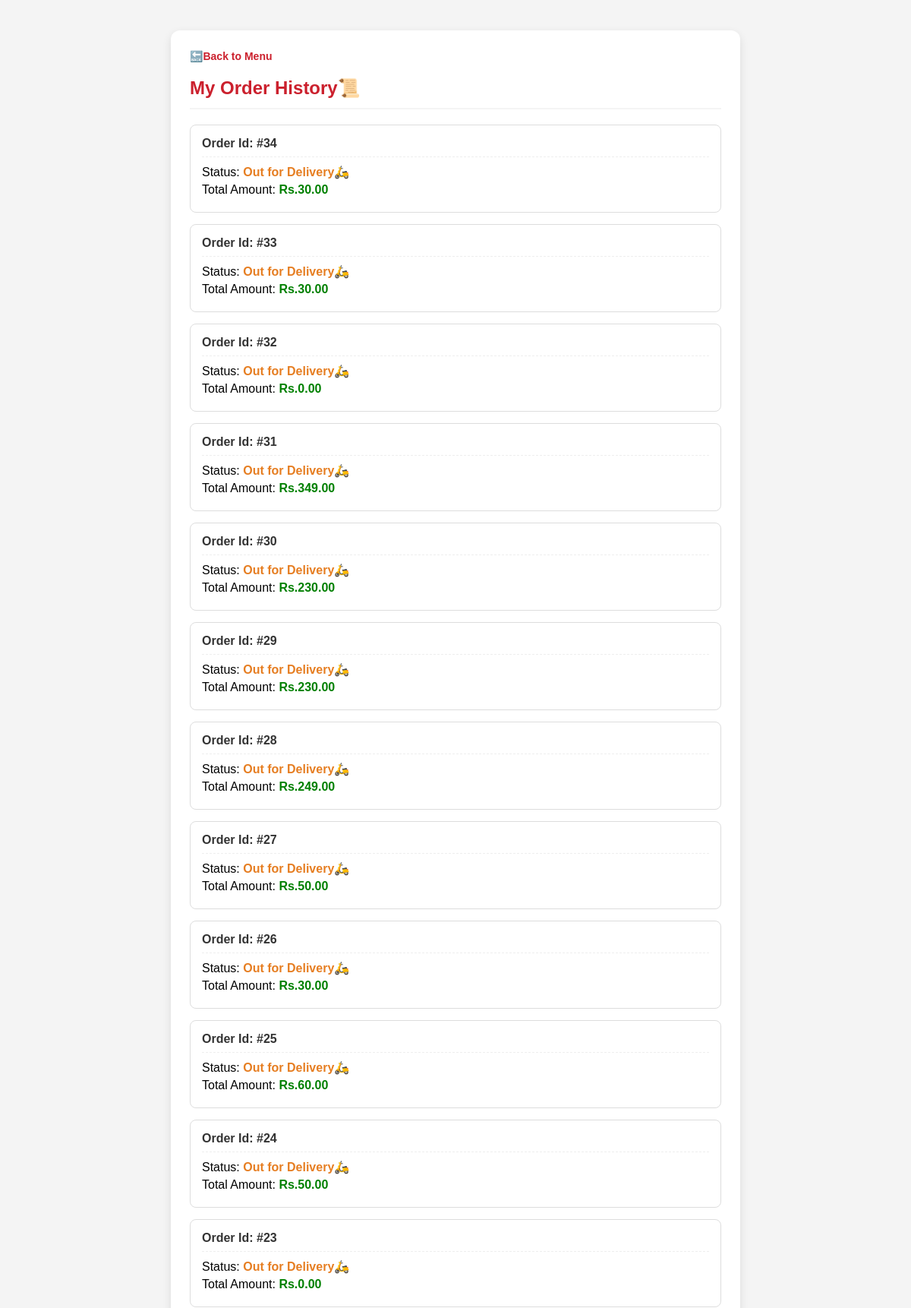
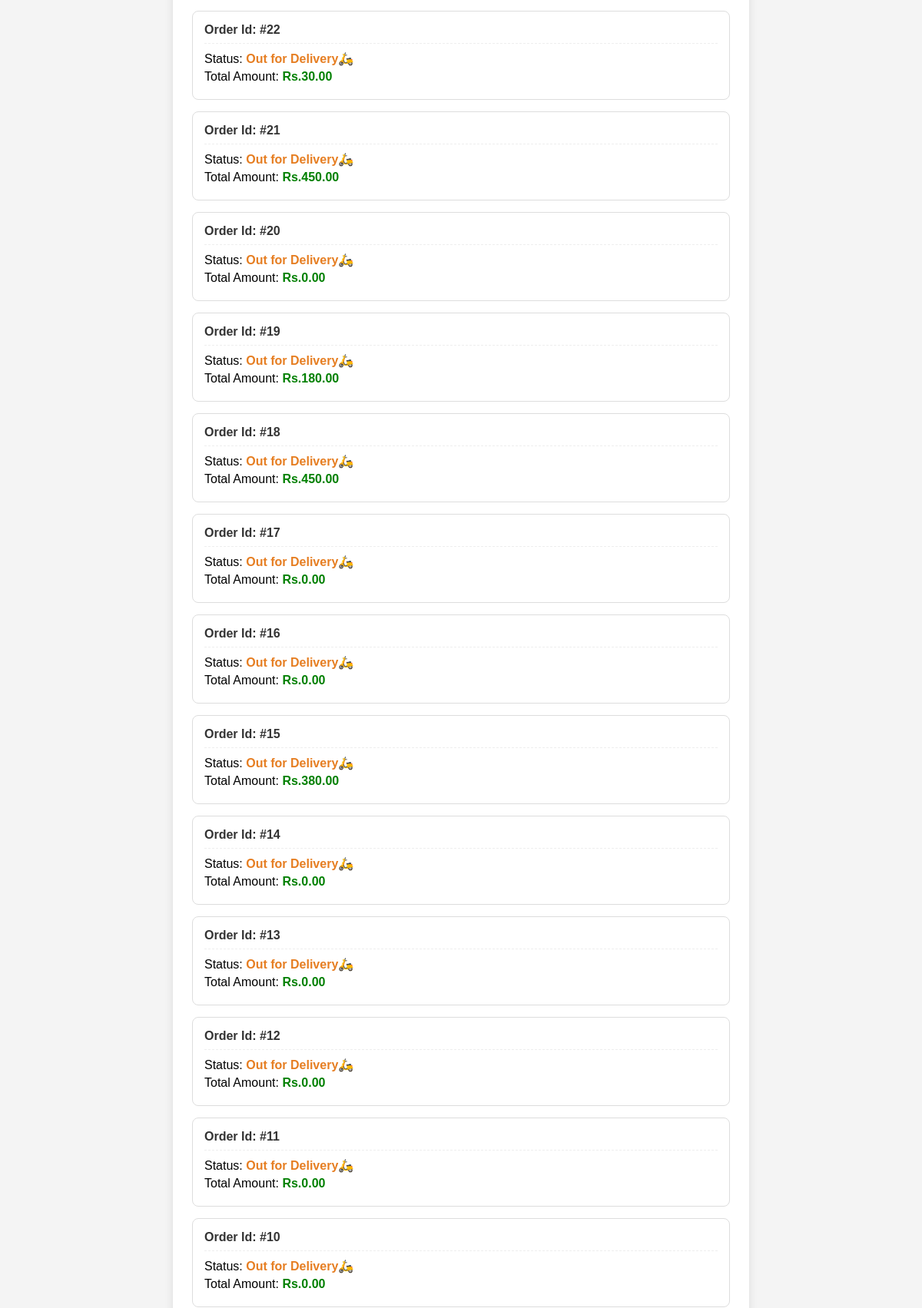
The page /my_orders/ (signed in, upper part) on the database its author committed (2 pictures, top to bottom).
### food_app/models.py (models this page shows, shortened)
class Order(models.Model):
    user = models.ForeignKey(User,on_delete=models.CASCADE)
    full_name = models.CharField(max_length=100)
    address = models.TextField()
    phone = models.CharField(max_length=15)
    total_bill =models.DecimalField(max_digits=10, decimal_places=2)
    order_date = models.DateTimeField(auto_now_add=True)
    status = models.CharField(max_length=20, default='pending')

### food_app/views.py (the view)
# urls.py: path('my_orders/',views.my_orders_view, name='my_orders'),
@login_required(login_url='login')
def my_orders_view(request):
    orders= Order.objects.filter(user=request.user).order_by('-order_date')
    return render(request,'my_orders.html', {'orders':orders})

### food_app/templates/my_orders.html (shortened to what this page needs)
<!DOCTYPE html>
<html lang="en">
<head>
</head>
<body>
    <div class="orders-container">
        <a href="{% url 'home' %}" class="back-btn"> 🔙Back to Menu</a>
        <h2>My Order History📜</h2>
        {% if orders %}
            {% for order in orders %}
            <div class="order-card">
                <div class="order-header">
                    <span>Order Id: #{{order.id}}</span>
                </div>
                <p style="margin: 5px 0;">Status: <span class="status-badge">Out for Delivery🛵</span></p>
                <p style="margin: 5px 0;">Total Amount: <span class="price">Rs.{{order.total_bill}}</span></p>
            </div>
            {% endfor %}
        {% else %}
            <p style="text-align: center; color:#666; padding: 20px; font-size: 15px;">you haven't orderd anything yet. Order some delicious food right away! </p>
        {% endif %}
    </div>
</body>
</html>

### food_app/templates/my_orders.html (style rules this page uses)
body { font-family: Arial, sans-serif; background-color: #f4f4f4; text-align: center; margin: 0; padding: 0; }
.orders-container { max-width: 700px; margin: 40px auto; background: white; padding: 25px; border-radius: 12px; box-shadow: 0 4px 12px rgba(0,0,0,0.1); text-align: left; }
h2 { color: #cb202d; border-bottom: 2px solid #f4f4f4; padding-bottom: 12px; margin-top: 0; }
.order-card { border: 1px solid #ddd; border-radius: 8px; padding: 15px; margin-bottom: 15px; background: #fff; transition: 0.2s; }
.order-header { display: flex; justify-content: space-between; font-weight: bold; color: #333; margin-bottom: 10px; border-bottom: 1px dashed #eee; padding-bottom: 8px; }
.price { color: green; font-weight: bold; font-size: 16px; }
.back-btn { display: inline-block; text-decoration: none; color: #cb202d; font-weight: bold; margin-bottom: 20px; font-size: 14px; }
.status-badge { color: #e67e22; font-weight: bold; }

### rows shown on the page
Order: id "34", total_bill "30.00"
Order: id "33", total_bill "30.00"
Order: id "32", total_bill "0.00"
Order: id "31", total_bill "349.00"
Order: id "30", total_bill "230.00"
Order: id "29", total_bill "230.00"
Order: id "28", total_bill "249.00"
Order: id "27", total_bill "50.00"
Order: id "26", total_bill "30.00"
Order: id "25", total_bill "60.00"
Order: id "24", total_bill "50.00"
Order: id "23", total_bill "0.00"
Order: id "22", total_bill "30.00"
Order: id "21", total_bill "450.00"
Order: id "20", total_bill "0.00"
Order: id "19", total_bill "180.00"
Order: id "18", total_bill "450.00"
Order: id "17", total_bill "0.00"
Order: id "16", total_bill "0.00"
Order: id "15", total_bill "380.00"
Order: id "14", total_bill "0.00"
Order: id "13", total_bill "0.00"
Order: id "12", total_bill "0.00"
Order: id "11", total_bill "0.00"
Order: id "10", total_bill "0.00"
